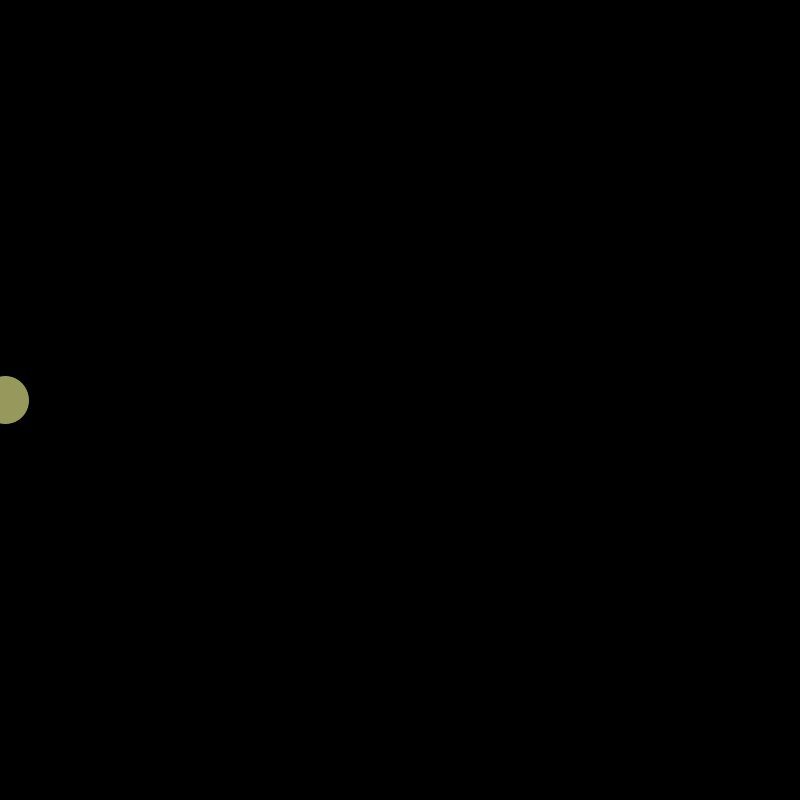
Frame 1 (no input)
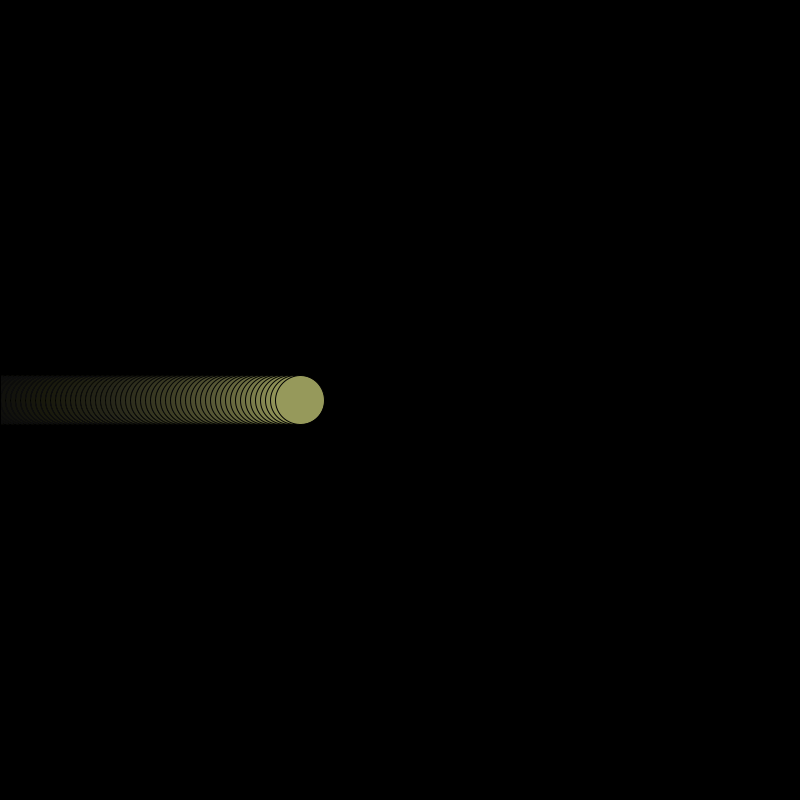
Frame 60 (the mouse pressed at the canvas centre just before this capture)
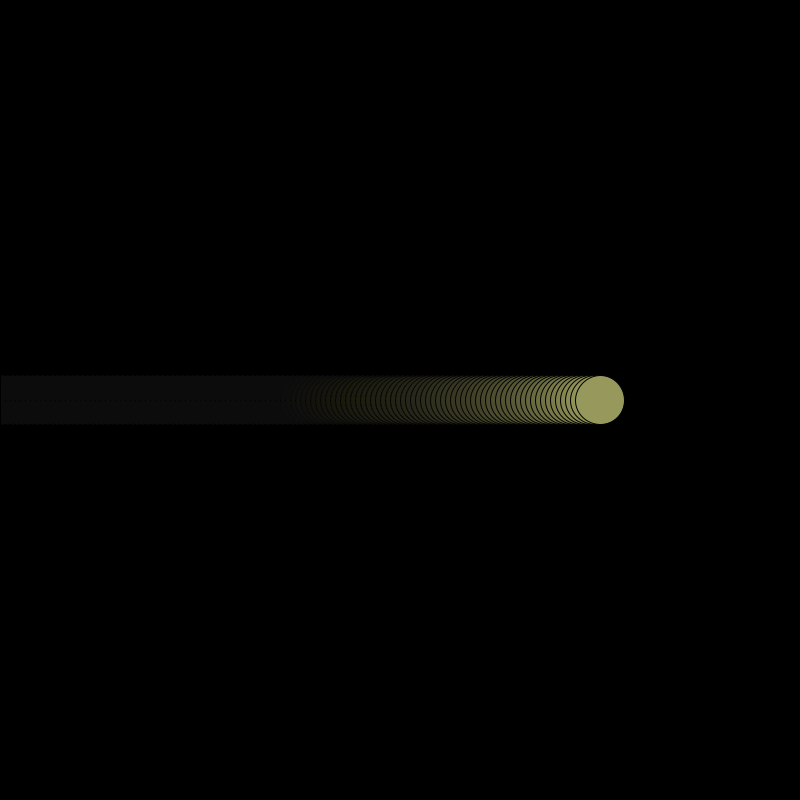
Frame 120 (the mouse held since frame 60 and released just before this capture)

The Processing sketch that drew these frames (run headless with seeded random() and noise(); from frame 60 on, the mouse is pressed at the canvas centre):

// Processing sketch: HerreraLuciaGenerativePiece
// ── HerreraLuciaGenerativePiece.pde
/*---------------------------------
 Name: Lucía Herrera Pin
 Date: Sept 2024
 Tittle:  Play-doh Commuting  
 Description: A single ball begins moving through the screen reaching towards the right frame. Behind it, it leaves a faint trace of see through balls. As soon as it hits the frame, ¡a new ball appears! Everytime one of these new balls 
 joins the canvas, we get to see new sizes and colors (with some of them evenb appearing to have different colored circles in the middle). The trace these shapes leave behind make them start to look more and more like tubes of 
 Play-doh playfully going back and forth through our canvas, as if trying to get from one place to another. Once having reached 100 of these shapes, the quantity remains constant, looping in a "Play-Doh Commuting" visual piece.
  -----------------------------------*/

/*
Primero creamos dos arrays para las bolas, uno principal y uno temporal. El array temporal almacena las bolas que van apareciendo durante el ciclo de draw(). Cuando este ciclo termina, todos los elementos almacenados en nuevasBolas
(array temporal), pasan a almacenarse en bolas (array principal). Así, el array temporal se vacía y vuelve a empezar el proceso. 

Asimismo, especificamos el número máximo de bolas que queremos que hayan en la pantalla.
*/

ArrayList<Bola> bolas = new ArrayList<Bola>(); //Array principal
ArrayList <Bola> nuevasBolas = new ArrayList<Bola>(); // Array temporal

int maxBolas = 100; 

// En void setup, establecemos el tamaño del lienzo y el color de fondo, y creamos la primera bola en el array. Esta bola será el detonante del resto de procesos. 

void setup() {
  size(800, 800);

  background(0);
  bolas.add(new Bola (0, height/2, 5, 1)); // aqui se crea la primera bola
}

// En void draw, dibujamos un rectangulo con opacidad baja para crear el efecto de "dejar rastro", e indicamos que mida lo mismo que el lienzo para que ocupe todo el espacio. 

void draw() {
  fill(0, 10); 
  rect(0, 0, width, height);
  
/*
En el siguiente for loop, le asignamos el nombre "b" a cada uno de los elementos del array principal "bolas" para poder designarles acciones a cada una de ellas. Así, cada bola se mueve y se dibuja en cada fotograma. 

En el loop if, se especifica que mientras que el número de bolas almacenadas en el array principal no supere el número máximo de bolas permitidas (maxBolas), los elementos del array temporal "nuevasBolas" 
seguirán almacenandose en el array principal. Después de pasar los elementos del array temporal al array principal, se vacía el array temporal. 

*/
  for (Bola b : bolas) {
    b.mover();  
    b.dibujar(); 
  }
  
  if (bolas.size() < maxBolas) { 
    bolas.addAll(nuevasBolas);
  }
  
  nuevasBolas.clear();
}

// ── Bola.pde
/*
Aquí creamos la clase Bola con los parámetros que especifican su posición en el eje x y el eje y, la velocidad y dirección de su movimiento, su dimensión y su color. Para los cambios de color, usamos un lerpColor con imputs aleatorios. Asimismo, 
la dimensión va tomando valores entre 10 y 70 para cada bola nueva. 
*/

class Bola {
  float posx;
  float posy;
  float speed;
  int direction;
  float dimension;
  color col; 

  Bola(float x, float y, float s, int d) {
    posx = x;
    posy = y;
    speed = s;
    direction = d;
    dimension = random(10, 70);
    col = lerpColor(color(random(255), random(255), random(255)), 
                    color(random(255), random(255), random(255)), 
                    random(1));
  }
  
  /*
La clase tiene dos métodos: mover() y dibujar(). El primer método especifica que cuando una de las bolas toca los bordes del lienzo, su dirección cambia, su posición en el eje Y varía, y se añade una bola nueva al array temporal. El método dibujar()
se encarga de hacer las elipses y darles color. 
*/

  void mover() {
    if (posx > width || posx < 0) { // Si toca los bordes:
      direction *= -1; // Cambia de dirección
      posy = random(height); // Aparece en una nueva posición Y aleatoria
      nuevasBolas.add(new Bola(0, posy, speed, direction)); // Añade una nueva bola a la lista temporal
    }
    posx += speed * direction; // su posición x se actualiza constantemente de acuerdo a la velocidad y dirección
  }

  void dibujar() {
    fill(col);
    ellipse(posx, posy, dimension, dimension); // Se dibuja la bola
  }
}
